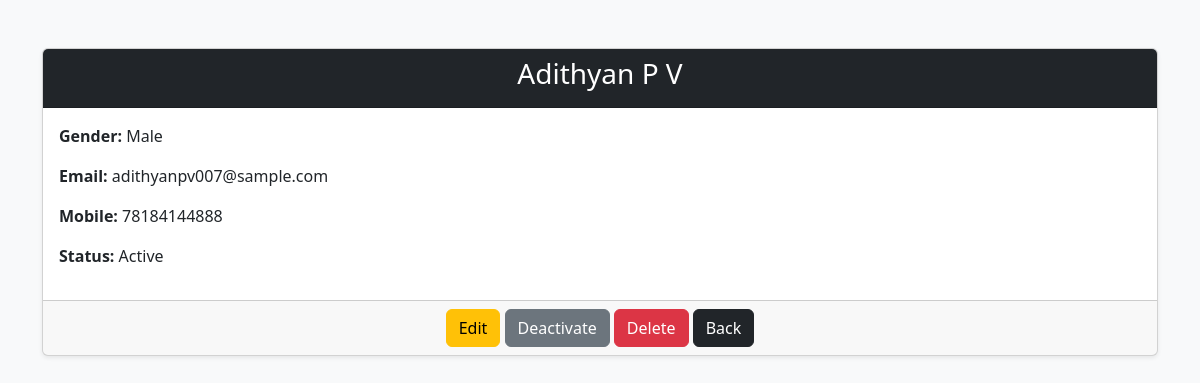
/account/detail/1/, run on the app's committed database.
### account/models.py (models this page shows, shortened)
class Account(models.Model):
    first_name = models.CharField(max_length=50)
    last_name = models.CharField(max_length=50)
    gender_choices = [
        ('M', 'Male'),
        ('F', 'Female'),
        ('O', 'Other'),
    ]
    gender = models.CharField(max_length=1, choices=gender_choices)
    email = models.EmailField(unique=True, validators=[EmailValidator()])
    phone_regex = RegexValidator(
        regex=r'^\+?\d{10,12}$',
        message="Phone number must be in digits format '+999999999'. Up to 15 digits allowed."
    )
    mobile_number = models.CharField(validators=[phone_regex], max_length=17, unique=True)
    card_holder_name = models.CharField(max_length=100, blank=True, null=True)
    card_number = models.CharField(max_length=16, blank=True, null=True)
    expiry_date = models.CharField(max_length=5, blank=True, null=True, help_text="Format: MM/YY")
    cvv = models.CharField(max_length=4, blank=True, null=True)
    is_active = models.BooleanField(default=True)   # For deactivate account
    is_deleted = models.BooleanField(default=False) # For delete account (soft delete)
    created_at = models.DateTimeField(auto_now_add=True)
    updated_at = models.DateTimeField(auto_now=True)
    def deactivate(self):
        self.is_active = False
        self.save()

### account/views.py (the view)
# urls.py: path('detail/<int:pk>/', views.account_detail, name='account_detail'),
def account_detail(request, pk):
    account = get_object_or_404(Account, pk=pk, is_deleted=False)
    return render(request, 'accounts/account_detail.html', {'account': account})

### account/templates/accounts/account_detail.html (shortened to what this page needs)
<!DOCTYPE html>
<html lang="en">
<head>
  <link rel="stylesheet" href="https://cdn.jsdelivr.net/npm/bootstrap@5.3.3/dist/css/bootstrap.min.css">
</head>
<body class="bg-light">
  <div class="container mt-5">
    <div class="card shadow-sm">
      <div class="card-header text-center bg-dark text-white">
        <h3>{{ account.first_name }} {{ account.last_name }}</h3>
      </div>
      <div class="card-body">
        <p><strong>Gender:</strong> {{ account.gender }}</p>
        <p><strong>Email:</strong> {{ account.email }}</p>
        <p><strong>Mobile:</strong> {{ account.mobile_number }}</p>
        <p><strong>Status:</strong> {% if account.is_active %}Active{% else %}Inactive{% endif %}</p>
      </div>
      <div class="card-footer text-center">
        <a href="{% url 'account_edit' account.pk %}" class="btn btn-warning">Edit</a>
        <a href="{% url 'account_deactivate' account.pk %}" class="btn btn-secondary">Deactivate</a>
        <a href="{% url 'account_delete' account.pk %}" class="btn btn-danger">Delete</a>
        <a href="{% url 'account_list' %}" class="btn btn-dark">Back</a>
      </div>
    </div>
  </div>
</body>
</html>

### data on the page
Account: first_name "Adithyan", last_name "P V", gender "Male", email "adithyanpv007@sample.com", mobile_number "78184144888"
